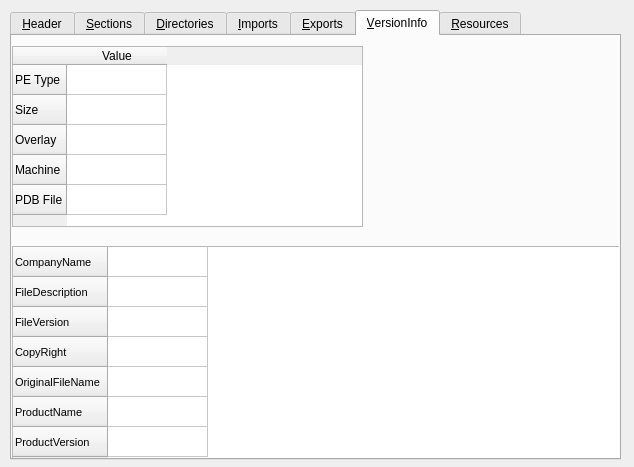
<?xml version="1.0" encoding="UTF-8"?>
<ui version="4.0">
 <class>Dialog</class>
 <widget class="QDialog" name="Dialog">
  <property name="geometry">
   <rect>
    <x>0</x>
    <y>0</y>
    <width>634</width>
    <height>467</height>
   </rect>
  </property>
  <property name="windowTitle">
   <string>Dialog</string>
  </property>
  <widget class="QTabWidget" name="tabWidget">
   <property name="geometry">
    <rect>
     <x>10</x>
     <y>10</y>
     <width>611</width>
     <height>450</height>
    </rect>
   </property>
   <property name="currentIndex">
    <number>5</number>
   </property>
   <widget class="QWidget" name="tab">
    <attribute name="title">
     <string>&amp;Header</string>
    </attribute>
    <widget class="QTreeWidget" name="treeWidgetHeader">
     <property name="geometry">
      <rect>
       <x>0</x>
       <y>0</y>
       <width>781</width>
       <height>420</height>
      </rect>
     </property>
     <property name="sizePolicy">
      <sizepolicy hsizetype="Minimum" vsizetype="Fixed">
       <horstretch>0</horstretch>
       <verstretch>0</verstretch>
      </sizepolicy>
     </property>
     <property name="minimumSize">
      <size>
       <width>781</width>
       <height>420</height>
      </size>
     </property>
     <column>
      <property name="text">
       <string>Header</string>
      </property>
     </column>
     <column>
      <property name="text">
       <string>Type</string>
      </property>
     </column>
     <column>
      <property name="text">
       <string>Value</string>
      </property>
     </column>
    </widget>
   </widget>
   <widget class="QWidget" name="tab_7">
    <attribute name="title">
     <string>&amp;Sections</string>
    </attribute>
    <widget class="QTreeWidget" name="treeWidgetSections">
     <property name="geometry">
      <rect>
       <x>0</x>
       <y>0</y>
       <width>601</width>
       <height>420</height>
      </rect>
     </property>
     <property name="font">
      <font>
       <family>Terminus</family>
       <pointsize>10</pointsize>
       <weight>75</weight>
       <bold>true</bold>
      </font>
     </property>
     <column>
      <property name="text">
       <string>Name</string>
      </property>
     </column>
     <column>
      <property name="text">
       <string>FileOffset</string>
      </property>
      <property name="textAlignment">
       <set>AlignRight|AlignVCenter</set>
      </property>
     </column>
     <column>
      <property name="text">
       <string>FileSize</string>
      </property>
      <property name="textAlignment">
       <set>AlignRight|AlignVCenter</set>
      </property>
     </column>
     <column>
      <property name="text">
       <string>RVA</string>
      </property>
      <property name="textAlignment">
       <set>AlignRight|AlignVCenter</set>
      </property>
     </column>
     <column>
      <property name="text">
       <string>MemSize</string>
      </property>
      <property name="textAlignment">
       <set>AlignRight|AlignVCenter</set>
      </property>
     </column>
     <column>
      <property name="text">
       <string>Characteristics</string>
      </property>
      <property name="textAlignment">
       <set>AlignRight|AlignVCenter</set>
      </property>
     </column>
    </widget>
   </widget>
   <widget class="QWidget" name="tab_3">
    <attribute name="title">
     <string>&amp;Directories</string>
    </attribute>
    <widget class="QTreeWidget" name="treeWidgetDirectories">
     <property name="geometry">
      <rect>
       <x>0</x>
       <y>0</y>
       <width>601</width>
       <height>420</height>
      </rect>
     </property>
     <property name="font">
      <font>
       <family>Terminus</family>
       <pointsize>10</pointsize>
      </font>
     </property>
     <column>
      <property name="text">
       <string>Directory</string>
      </property>
     </column>
     <column>
      <property name="text">
       <string>Section</string>
      </property>
     </column>
     <column>
      <property name="text">
       <string>Address</string>
      </property>
     </column>
     <column>
      <property name="text">
       <string>Size</string>
      </property>
     </column>
    </widget>
   </widget>
   <widget class="QWidget" name="tab_5">
    <attribute name="title">
     <string>&amp;Imports</string>
    </attribute>
    <widget class="QTreeWidget" name="treeWidgetImports">
     <property name="geometry">
      <rect>
       <x>0</x>
       <y>0</y>
       <width>791</width>
       <height>420</height>
      </rect>
     </property>
     <property name="font">
      <font>
       <family>Terminus</family>
       <pointsize>10</pointsize>
       <weight>75</weight>
       <bold>true</bold>
      </font>
     </property>
     <column>
      <property name="text">
       <string>Name</string>
      </property>
     </column>
     <column>
      <property name="text">
       <string>RVA</string>
      </property>
     </column>
    </widget>
   </widget>
   <widget class="QWidget" name="tab_6">
    <attribute name="title">
     <string>&amp;Exports</string>
    </attribute>
    <widget class="QTreeWidget" name="treeWidgetExports">
     <property name="geometry">
      <rect>
       <x>0</x>
       <y>0</y>
       <width>791</width>
       <height>420</height>
      </rect>
     </property>
     <property name="font">
      <font>
       <family>Terminus</family>
       <pointsize>10</pointsize>
       <weight>75</weight>
       <bold>true</bold>
      </font>
     </property>
     <column>
      <property name="text">
       <string>Name</string>
      </property>
     </column>
     <column>
      <property name="text">
       <string>RVA</string>
      </property>
     </column>
    </widget>
   </widget>
   <widget class="QWidget" name="tab_2">
    <attribute name="title">
     <string>&amp;VersionInfo</string>
    </attribute>
    <widget class="QTableWidget" name="tableWidget">
     <property name="geometry">
      <rect>
       <x>0</x>
       <y>10</y>
       <width>351</width>
       <height>181</height>
      </rect>
     </property>
     <row>
      <property name="text">
       <string>PE Type</string>
      </property>
     </row>
     <row>
      <property name="text">
       <string>Size</string>
      </property>
     </row>
     <row>
      <property name="text">
       <string>Overlay</string>
      </property>
     </row>
     <row>
      <property name="text">
       <string>Machine</string>
      </property>
     </row>
     <row>
      <property name="text">
       <string>PDB File</string>
      </property>
     </row>
     <column>
      <property name="text">
       <string>Value</string>
      </property>
     </column>
     <item row="1" column="0">
      <property name="text">
       <string/>
      </property>
     </item>
    </widget>
    <widget class="QTableWidget" name="tableWidget_2">
     <property name="geometry">
      <rect>
       <x>0</x>
       <y>210</y>
       <width>611</width>
       <height>261</height>
      </rect>
     </property>
     <property name="sizePolicy">
      <sizepolicy hsizetype="Expanding" vsizetype="Expanding">
       <horstretch>0</horstretch>
       <verstretch>0</verstretch>
      </sizepolicy>
     </property>
     <property name="minimumSize">
      <size>
       <width>0</width>
       <height>192</height>
      </size>
     </property>
     <property name="frameShape">
      <enum>QFrame::StyledPanel</enum>
     </property>
     <attribute name="horizontalHeaderVisible">
      <bool>false</bool>
     </attribute>
     <attribute name="horizontalHeaderCascadingSectionResizes">
      <bool>false</bool>
     </attribute>
     <attribute name="horizontalHeaderHighlightSections">
      <bool>false</bool>
     </attribute>
     <row>
      <property name="text">
       <string>CompanyName</string>
      </property>
      <property name="font">
       <font>
        <pointsize>8</pointsize>
       </font>
      </property>
     </row>
     <row>
      <property name="text">
       <string>FileDescription</string>
      </property>
      <property name="font">
       <font>
        <family>Segoe UI</family>
        <pointsize>8</pointsize>
       </font>
      </property>
     </row>
     <row>
      <property name="text">
       <string>FileVersion</string>
      </property>
      <property name="font">
       <font>
        <family>Segoe UI</family>
        <pointsize>8</pointsize>
       </font>
      </property>
     </row>
     <row>
      <property name="text">
       <string>CopyRight</string>
      </property>
      <property name="font">
       <font>
        <family>Segoe UI</family>
        <pointsize>8</pointsize>
       </font>
      </property>
     </row>
     <row>
      <property name="text">
       <string>OriginalFileName</string>
      </property>
      <property name="font">
       <font>
        <family>Segoe UI</family>
        <pointsize>8</pointsize>
       </font>
      </property>
     </row>
     <row>
      <property name="text">
       <string>ProductName</string>
      </property>
      <property name="font">
       <font>
        <family>Segoe UI</family>
        <pointsize>8</pointsize>
       </font>
      </property>
     </row>
     <row>
      <property name="text">
       <string>ProductVersion</string>
      </property>
      <property name="font">
       <font>
        <family>Segoe UI</family>
        <pointsize>8</pointsize>
       </font>
      </property>
     </row>
     <column>
      <property name="text">
       <string>Value</string>
      </property>
     </column>
     <item row="0" column="0">
      <property name="text">
       <string/>
      </property>
      <property name="flags">
       <set>ItemIsSelectable|ItemIsEditable|ItemIsDragEnabled|ItemIsUserCheckable|ItemIsEnabled</set>
      </property>
     </item>
    </widget>
   </widget>
   <widget class="QWidget" name="tab_4">
    <attribute name="title">
     <string>&amp;Resources</string>
    </attribute>
   </widget>
  </widget>
 </widget>
 <layoutdefault spacing="6" margin="11"/>
 <tabstops>
  <tabstop>tabWidget</tabstop>
  <tabstop>treeWidgetHeader</tabstop>
  <tabstop>tableWidget</tabstop>
  <tabstop>tableWidget_2</tabstop>
 </tabstops>
 <resources/>
 <connections/>
</ui>
